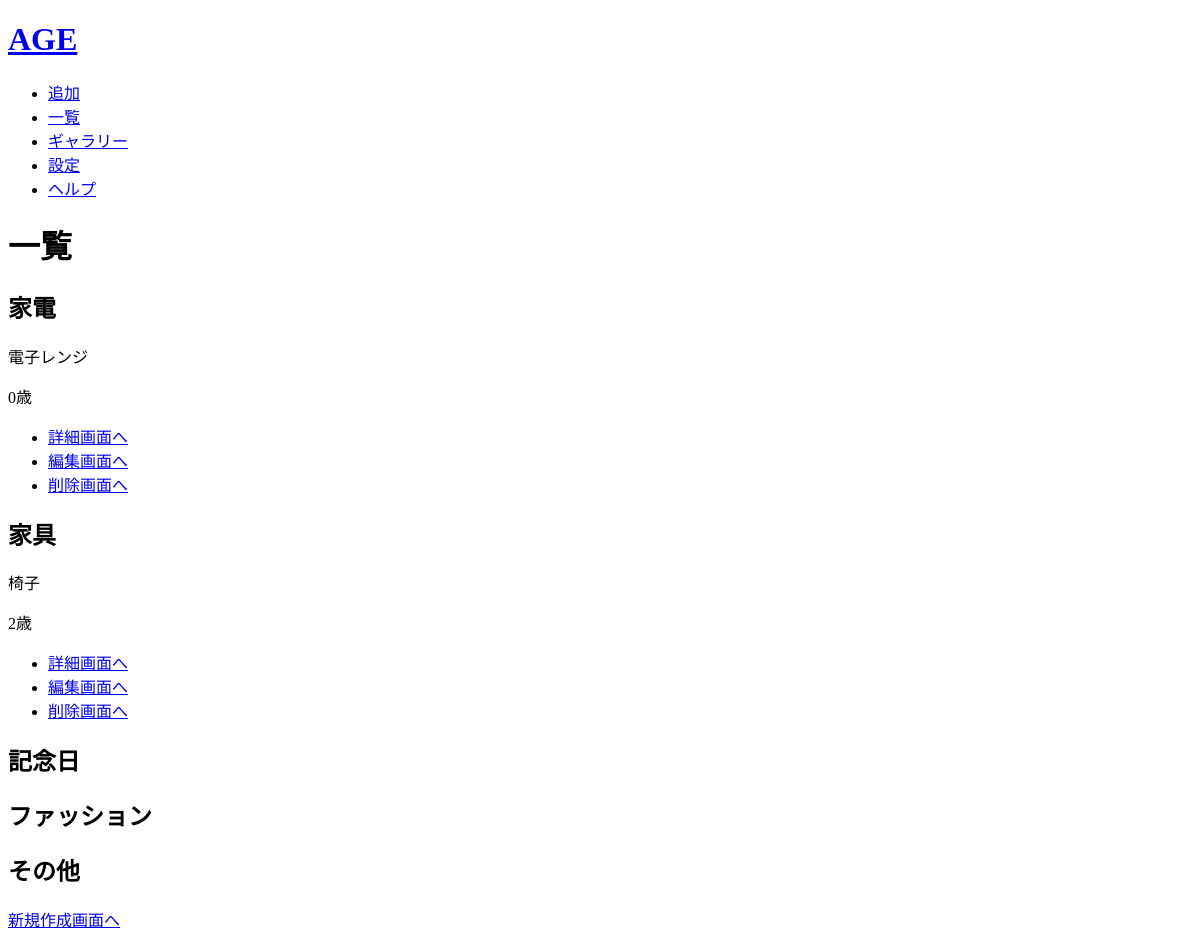
The page /list/ on the database as committed earlier.
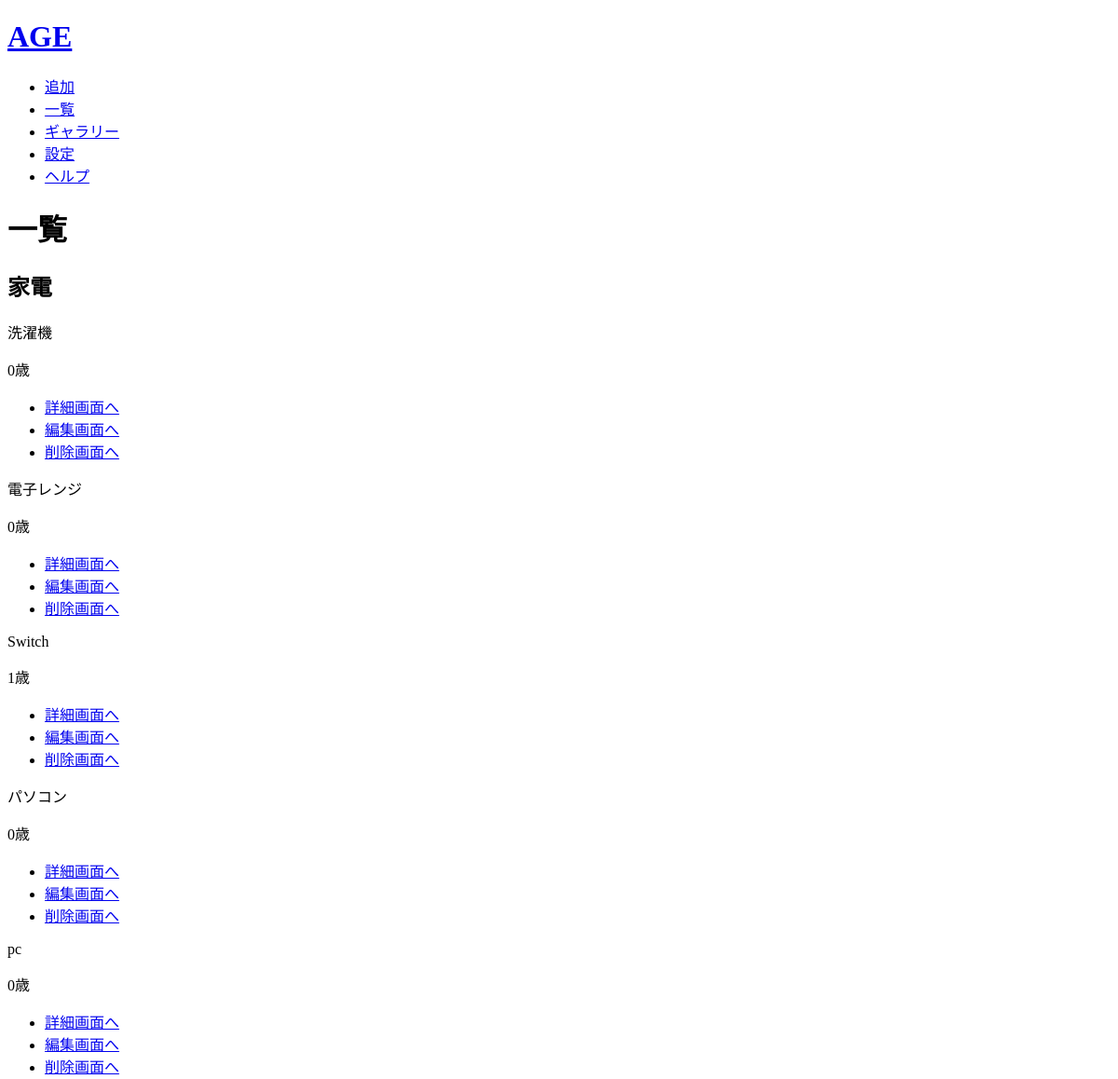
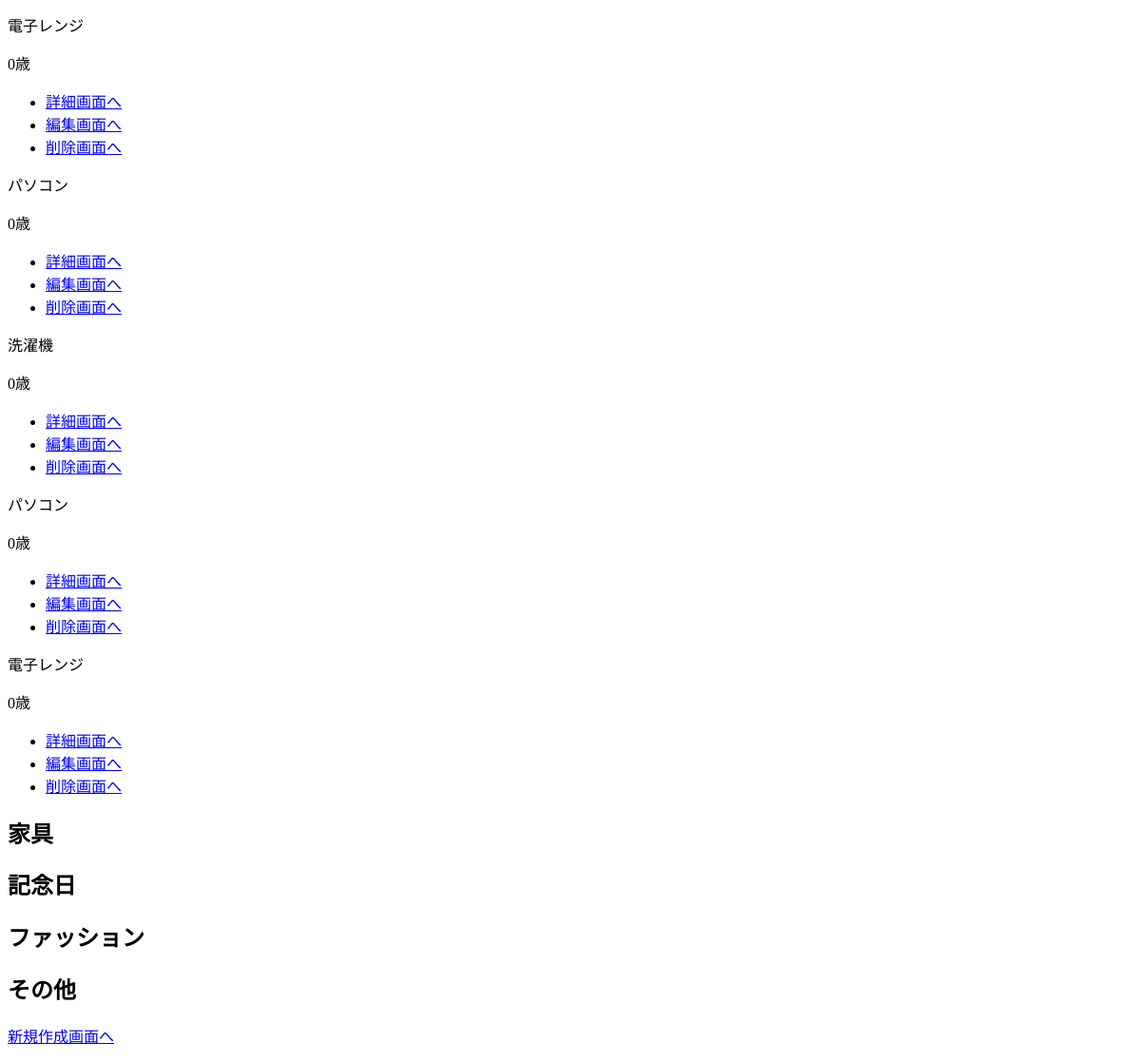
The same page on the database as committed later (2 pictures, top to bottom).
### age/models.py (models this page shows, shortened)
class HomeElecApp(models.Model):
	HomeElecApp = models.CharField('家電名',max_length=200)
	ElecCategory = models.ForeignKey(HomeElecAppCategory,on_delete=models.PROTECT,verbose_name="家電の種類",default=1)
	story = models.TextField('ストーリー',max_length=1000,default='')
	birthday = models.DateField('誕生日（購入日など）',default=datetime.date.today())
	createDate = models.DateTimeField('家電 登録日時', auto_now_add = True)
	updateDate = models.DateTimeField('家電 更新日時', auto_now = True, blank=True, null=True)
	favorite = models.IntegerField('お気に入り度',validators=[MinValueValidator(0),MaxValueValidator(10)],default=0)
	picture1 = models.ImageField('写真',upload_to='images/',null=True,blank=True)
	picture2 = models.ImageField(upload_to='images/',null=True,blank=True)
	picture3 = models.ImageField(upload_to='images/',null=True,blank=True)
	picture4 = models.ImageField(upload_to='images/',null=True,blank=True)
	picture5 = models.ImageField(upload_to='images/',null=True,blank=True)
	picture6 = models.ImageField(upload_to='images/',null=True,blank=True)
	picture7 = models.ImageField(upload_to='images/',null=True,blank=True)
	picture8 = models.ImageField(upload_to='images/',null=True,blank=True)
	picture9 = models.ImageField(upload_to='images/',null=True,blank=True)
	picture10 = models.ImageField(upload_to='images/',null=True,blank=True)

class Furn(models.Model):
	furnname = models.CharField('家具名',max_length=200)
	story = models.TextField('ストーリー',max_length=1000,default='')
	birthday = models.DateField('誕生日（購入日など）',default=datetime.date.today())
	favorite = models.IntegerField('お気に入り度',validators=[MinValueValidator(0),MaxValueValidator(10)],default=0)
	createDate = models.DateTimeField('家具 登録日時', auto_now_add = True)
	updateDate = models.DateTimeField('家具 更新日時', auto_now = True, blank=True, null=True)
	picture1 = models.ImageField('写真',upload_to='images/',null=True,blank=True)
	picture2 = models.ImageField(upload_to='images/',null=True,blank=True)
	picture3 = models.ImageField(upload_to='images/',null=True,blank=True)
	picture4 = models.ImageField(upload_to='images/',null=True,blank=True)
	picture5 = models.ImageField(upload_to='images/',null=True,blank=True)
	picture6 = models.ImageField(upload_to='images/',null=True,blank=True)
	picture7 = models.ImageField(upload_to='images/',null=True,blank=True)
	picture8 = models.ImageField(upload_to='images/',null=True,blank=True)
	picture9 = models.ImageField(upload_to='images/',null=True,blank=True)
	picture10 = models.ImageField(upload_to='images/',null=True,blank=True)

### age/views.py (the view)
# urls.py: path('list/', views.FurnListView.as_view(),name="list"),
class FurnListView(ListView):
    model = Furn
    template_name = "age/list.html"
    def get_context_data(self, **kwargs):
        context = super(FurnListView, self).get_context_data(**kwargs)
        context.update({
            'object_list2': HomeElecApp.objects.all(),
            'object_list3': Aniversary.objects.all(),
            'object_list4': Other.objects.all(),
            'object_list5': Clothes.objects.all(),
        })
        return context
    def get_queryset(self):
        return Furn.objects.all()

### age/templatetags/age.py (called while the page is built)
@register.filter(name="showage")
def showage(value, args):
    now = datetime.date.today()
    if now.month > args.month: #その一年で誕生日の月が過ぎている
        return now.year - args.year
    elif now.month == args.month: #誕生月
        if now.day == args.day: #今日が誕生日！！！！！！
            return now.year - args.year
        elif now.day > args.day: #誕生日は過ぎている
            return now.year - args.year
        else: #まだ誕生日を迎えていない
            return now.year - args.year - 1
    elif now.year - args.year <= 0: #マイナス防止
        return 0
    else:
        return now.year - args.year - 1 #まだ誕生日を迎えていない

### age/templates/age/list.html (shortened to what this page needs)
{% extends 'base.html' %}
{% load age %}
{% block header %}
    <h1>一覧</h1>
{% endblock header %}
{% block content %}
    <h2>家電</h2>
    {% for elec in object_list2 %}
        <p>{{elec.HomeElecApp}}</p>
        <p>{{ 0 | showage:elec.birthday}}歳</p>
        <ul>
            <li><a href="{% url 'age:homeelecdetail' elec.pk%}">詳細画面へ</a></li>
            <li><a href="{% url 'age:homeelecupdate' elec.pk%}" >編集画面へ</a></li>
            <li><a href="{% url 'age:homeelecdelete' elec.pk%}" >削除画面へ</a></li>
        </ul>
{% endfor %}
<h2>家具</h2>
    {% for furn in object_list %}
        <p>{{furn.furnname}}</p>
        <p>{{ 0 | showage:furn.birthday}}歳</p>
        <ul>
            <li><a href="{% url 'age:furndetail' furn.pk%}">詳細画面へ</a></li>
            <li><a href="{% url 'age:furnupdate' furn.pk%}" >編集画面へ</a></li>
            <li><a href="{% url 'age:furndelete' furn.pk%}" >削除画面へ</a></li>
        </ul>
    {% endfor %}
    <h2>記念日</h2>
    <h2>ファッション</h2>
    <h2>その他</h2>
    <p><a href="{% url 'age:homeeleccreate' %}" >新規作成画面へ</a></p>
{%endblock content %}

### age/templates/base.html (shortened to what this page needs)
{% load static %}
<!DOCTYPE html>
<html lang="ja">
<head>
</head>
<body>
    <header>
        <div class="header">
          <h1><a href="/.">AGE</a></h1>
          <nav>
            <ul>
              <li><a href="/homeeleccreate">追加</a></li>
              <li><a href="/list">一覧</a></li>
              <li><a href="/gallery">ギャラリー</a></li>
              <li><a href="/.">設定</a></li>
              <li><a href="/.">ヘルプ</a></li>
            </ul>
          </nav>
        {% block header %}
        {% endblock header %}
        </div>
      </header>
      <div class="main">
        {% block content %}
        {% endblock content %}
      </div>
</body>
</html>

Rows that differ between the two databases and show on the page:
removed Furn: furnname "椅子", birthday "2"
added HomeElecApp: HomeElecApp "洗濯機", birthday "0"
added HomeElecApp: HomeElecApp "Switch", birthday "1"
added HomeElecApp: HomeElecApp "パソコン", birthday "0"
added HomeElecApp: HomeElecApp "pc", birthday "0"
added HomeElecApp: HomeElecApp "電子レンジ", birthday "0"
added HomeElecApp: HomeElecApp "パソコン", birthday "0"
added HomeElecApp: HomeElecApp "洗濯機", birthday "0"
added HomeElecApp: HomeElecApp "パソコン", birthday "0"
added HomeElecApp: HomeElecApp "電子レンジ", birthday "0"
